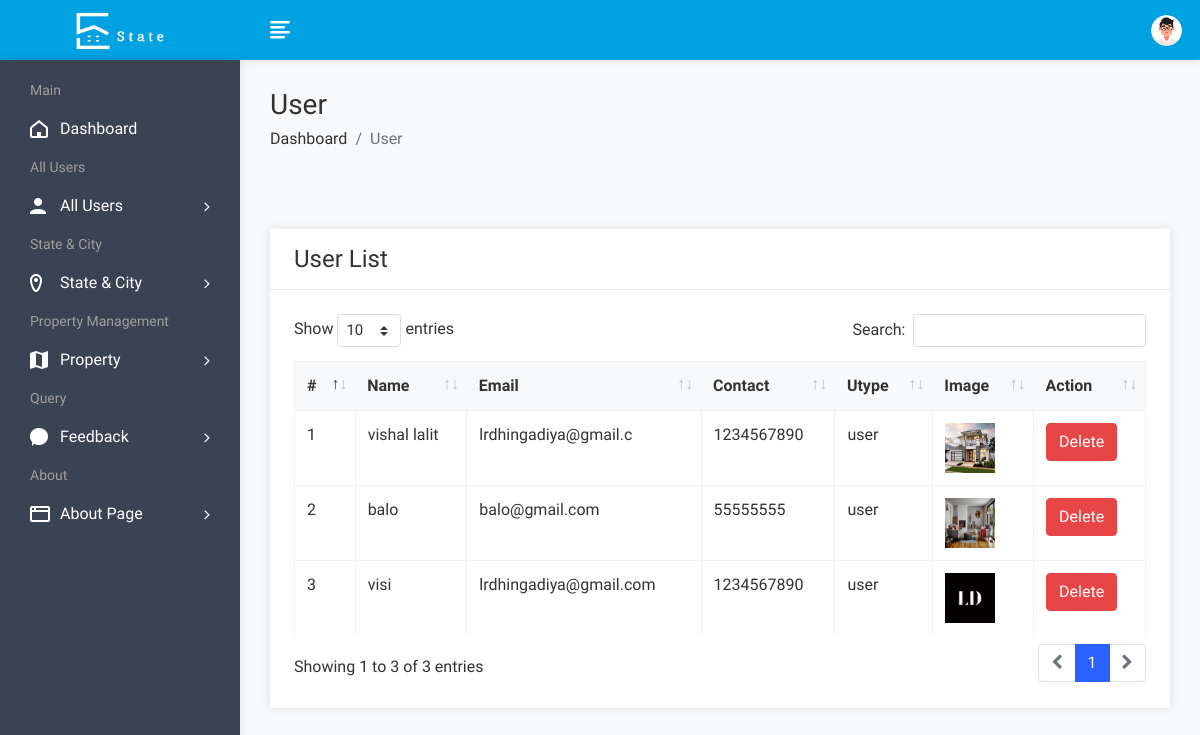
The app's page /admin/userlist.php (signed in), older data.
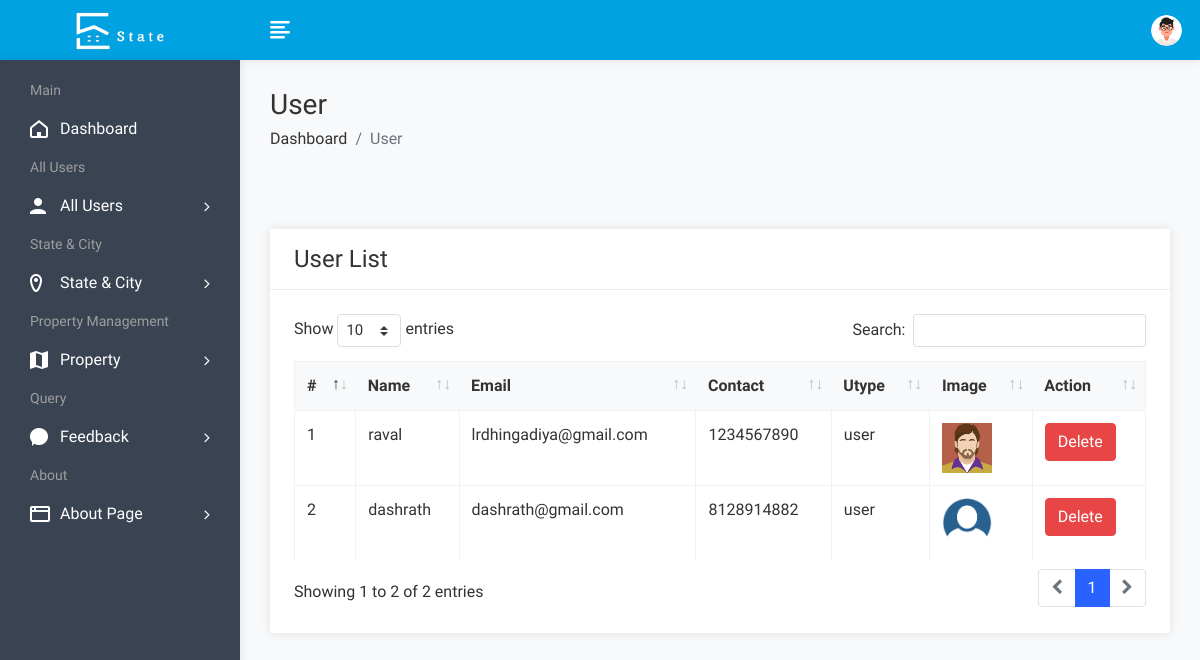
The same page, newer data.
### tables this page shows
CREATE TABLE IF NOT EXISTS `user` (
  `uid` int(50) NOT NULL AUTO_INCREMENT,
  `uname` varchar(100) NOT NULL,
  `uemail` varchar(100) NOT NULL,
  `uphone` varchar(20) NOT NULL,
  `upass` varchar(50) NOT NULL,
  `utype` varchar(50) NOT NULL,
  `uimage` varchar(300) NOT NULL,
  `resettoken` varchar(255) DEFAULT NULL,
  `resetexpiry` date DEFAULT NULL,
  PRIMARY KEY (`uid`),
  UNIQUE KEY `uemail` (`uemail`)
);

### admin/userlist.php (the view, shortened to what this page needs)
<!DOCTYPE html>
<html lang="en">
<head>
        <link rel="stylesheet" href="assets/css/bootstrap.min.css">
        <link rel="stylesheet" href="assets/css/font-awesome.min.css">
        <link rel="stylesheet" href="assets/css/feathericon.min.css">
		<link rel="stylesheet" href="assets/plugins/datatables/dataTables.bootstrap4.min.css">
		<link rel="stylesheet" href="assets/plugins/datatables/responsive.bootstrap4.min.css">
		<link rel="stylesheet" href="assets/plugins/datatables/select.bootstrap4.min.css">
		<link rel="stylesheet" href="assets/plugins/datatables/buttons.bootstrap4.min.css">
        <link rel="stylesheet" href="assets/css/style.css">
    </head>
    <body>
				<?php include("header.php"); ?>
            <div class="page-wrapper">
                <div class="content container-fluid">
					<div class="page-header py-5">
						<div class="row">
							<div class="col">
								<h3 class="page-title">User</h3>
								<ul class="breadcrumb">
									<li class="breadcrumb-item"><a href="dashboard.php">Dashboard</a></li>
									<li class="breadcrumb-item active">User</li>
								</ul>
							</div>
						</div>
					</div>
					<div class="row">
						<div class="col-sm-12">
							<div class="card">
								<div class="card-header">
									<h4 class="card-title">User List</h4>
								</div>
								<div class="card-body">
									<table id="basic-datatable" class="table table-bordered table-hover">
                                            <thead>
                                                <tr>
                                                    <th>#</th>
                                                    <th>Name</th>
                                                    <th>Email</th>
                                                    <th>Contact</th>
                                                    <th>Utype</th>
													<th>Image</th>
                                                    <th>Action</th>
                                                </tr>
                                            </thead>
                                            <tbody>
											<?php
												$query=mysqli_query($con,"select * from user where utype='user'");
												$cnt=1;
												while($row=mysqli_fetch_row($query))
													{
											?>
                                                <tr>
                                                    <td><?php echo $cnt; ?></td>
                                                    <td><?php echo $row['1']; ?></td>
                                                    <td><?php echo $row['2']; ?></td>
                                                    <td><?php echo $row['3']; ?></td>
                                                    <td><?php echo $row['5']; ?></td>
													<td><img src="user/<?php echo $row['6']; ?>" height="50px" width="50px"></td>
                                                    <td><a href="userdelete.php?id=<?php echo $row['0']; ?>"><button class="btn btn-danger">Delete</button></a></td>
                                                </tr>
                                                <?php
												$cnt=$cnt+1;
												}
												?>
                                            </tbody>
                                        </table>
								</div>
							</div>
						</div>
					</div>
				</div>
			</div>
    </body>
</html>

Row changes from the older to the newer data that the page shows:
no longer on this page (row edited): user: uname "vishal lalit", uemail "lrdhingadiya@gmail.c", uphone "1234567890", utype "user", uimage (picture)
no longer on this page (row edited): user: uname "balo", uemail "balo@gmail.com", uphone "55555555", utype "user", uimage (picture)
removed user: uname "visi", uemail "lrdhingadiya@gmail.com", uphone "1234567890", utype "user", uimage (picture)
added user: uname "raval", uemail "lrdhingadiya@gmail.com", uphone "1234567890", utype "user", uimage (picture)
now on this page (row edited): user: uname "dashrath", uemail "dashrath@gmail.com", uphone "8128914882", utype "user", uimage (picture)
Text that changed along with them:
text written by a page script: "Show entries Search: Showing 1 to 3 of 3 entries 1" → "Show entries Search: Showing 1 to 2 of 2 entries 1"
